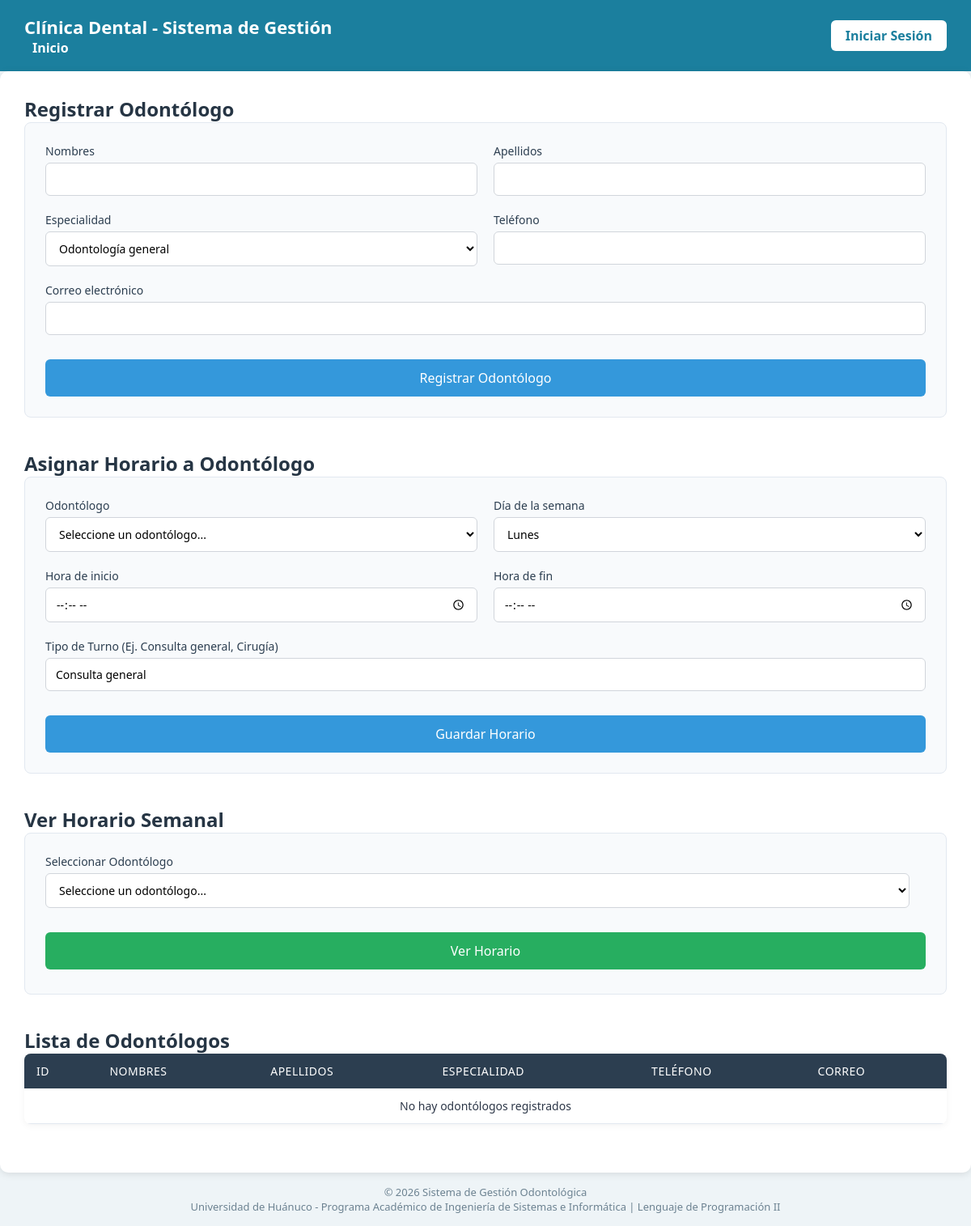
The page /vistas/odontologo.php on the database as committed earlier.
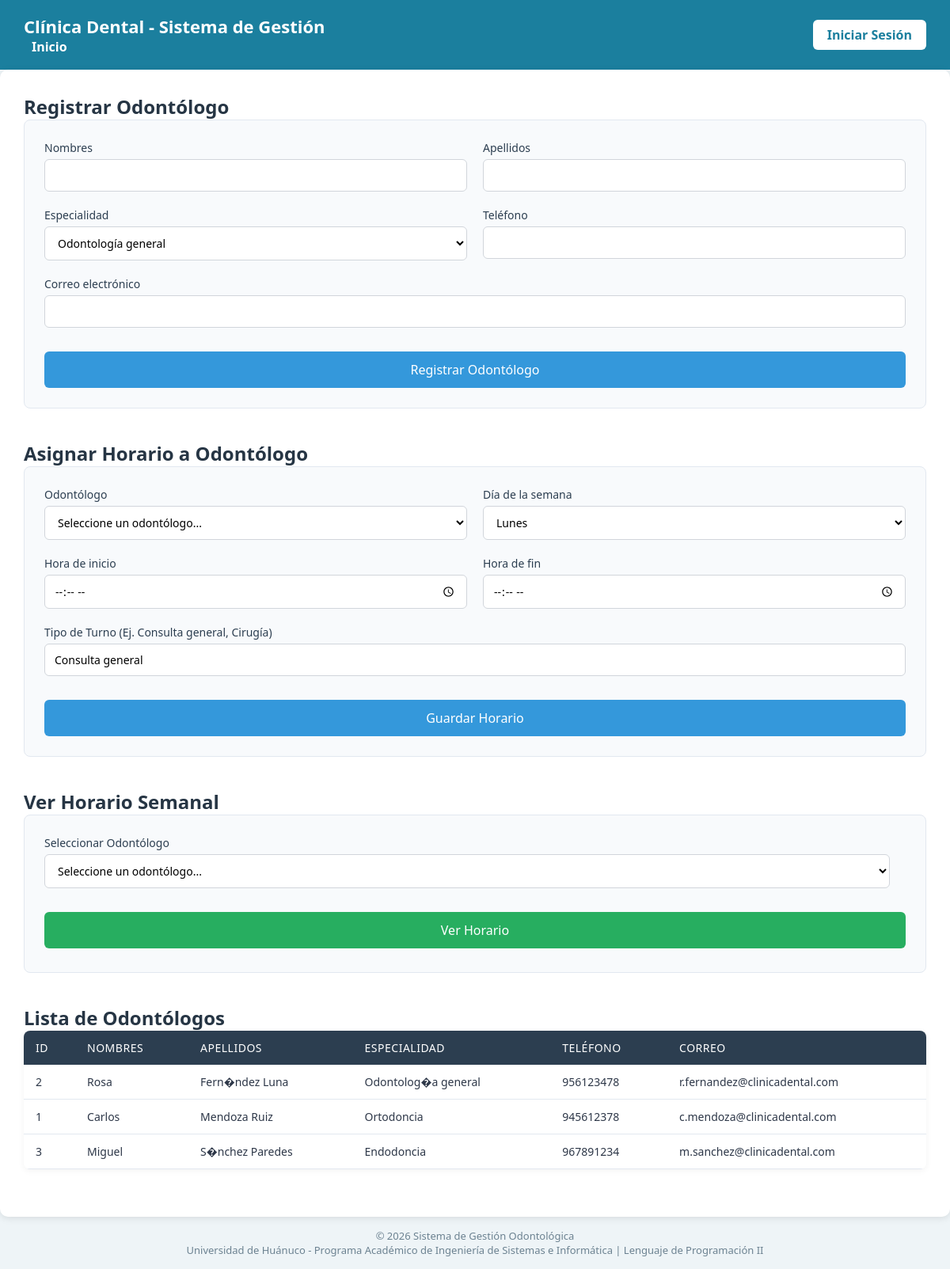
The same page on the database as committed later.
### tables this page shows
CREATE TABLE odontologo (
    id_odontologo INT AUTO_INCREMENT PRIMARY KEY,
    nombres VARCHAR(80) NOT NULL,
    apellidos VARCHAR(80) NOT NULL,
    especialidad VARCHAR(80),
    telefono VARCHAR(20),
    correo VARCHAR(100)
);

### php/clases/Odontologo.php (called while the page is built, shortened)
<?php
require_once __DIR__ . '/../config/conexion.php';
class Odontologo {
    private $conexion;
    public function __construct() {
        $con = new Conexion();
        $this->conexion = $con->conectar();
    }
    public function listarOdontologos() {
        $sql = "SELECT * FROM odontologo ORDER BY apellidos ASC";
        $stmt = $this->conexion->prepare($sql);
        $stmt->execute();
        return $stmt->fetchAll();
    }
}

### php/config/conexion.php (called while the page is built, shortened)
<?php
class Conexion {
    private $host = "localhost";
    private $nombre_bd = "clinica_dental";
    private $usuario = "root";
    private $password = "";
    private $charset = "utf8mb4";
    public function conectar() {
        $dsn = "mysql:host={$this->host};dbname={$this->nombre_bd};charset={$this->charset}";
        $opciones = [
            PDO::ATTR_ERRMODE            => PDO::ERRMODE_EXCEPTION,
            PDO::ATTR_DEFAULT_FETCH_MODE => PDO::FETCH_ASSOC,
            PDO::ATTR_EMULATE_PREPARES   => false,
        ];
        try {
            $this->pdo = new PDO($dsn, $this->usuario, $this->password, $opciones);
            return $this->pdo;
        } catch (PDOException $e) {
            die("Error de conexión a la base de datos: " . $e->getMessage());
        }
    }
}

### vistas/odontologo.php (the view, shortened to what the changed rows need)
<?php
require_once __DIR__ . '/../php/clases/Odontologo.php';
$odontologo = new Odontologo();
$odontologos = $odontologo->listarOdontologos();
?>
<!DOCTYPE html>
<html lang="es">
<head>
    <link rel="stylesheet" href="../css/base.css">
    <link rel="stylesheet" href="../css/odontologos.css">
    <link rel="stylesheet" href="../css/horario.css">
</head>
<body>
    <?php include 'incluir/header.php'; ?>
    <main>
        <h2>Registrar Odontólogo</h2>
       <h2>Asignar Horario a Odontólogo</h2>
        <h2>Ver Horario Semanal</h2>
        <h2>Lista de Odontólogos</h2>
        <table>
            <thead>
                <tr>
                    <th>ID</th>
                    <th>Nombres</th>
                    <th>Apellidos</th>
                    <th>Especialidad</th>
                    <th>Teléfono</th>
                    <th>Correo</th>
                </tr>
            </thead>
            <tbody>
                <?php if (empty($odontologos)): ?>
                    <tr>
                        <td colspan="6" style="text-align: center;">No hay odontólogos registrados</td>
                    </tr>
                <?php else: ?>
                    <?php foreach ($odontologos as $odo): ?>
                        <tr>
                            <td><?php echo htmlspecialchars($odo['id_odontologo']); ?></td>
                            <td><?php echo htmlspecialchars($odo['nombres']); ?></td>
                            <td><?php echo htmlspecialchars($odo['apellidos']); ?></td>
                            <td><?php echo htmlspecialchars($odo['especialidad']); ?></td>
                            <td><?php echo htmlspecialchars($odo['telefono']); ?></td>
                            <td><?php echo htmlspecialchars($odo['correo']); ?></td>
                        </tr>
                    <?php endforeach; ?>
                <?php endif; ?>
            </tbody>
        </table>
    </main>
</body>
</html>

Rows that differ between the two databases and show on the page:
added odontologo: id_odontologo "2", nombres "Rosa", apellidos "Fern�ndez Luna", especialidad "Odontolog�a general", telefono "956123478", correo "r.fernandez@clinicadental.com"
added odontologo: id_odontologo "1", nombres "Carlos", apellidos "Mendoza Ruiz", especialidad "Ortodoncia", telefono "945612378", correo "c.mendoza@clinicadental.com"
added odontologo: id_odontologo "3", nombres "Miguel", apellidos "S�nchez Paredes", especialidad "Endodoncia", telefono "967891234", correo "m.sanchez@clinicadental.com"
Other text that changed with them:
text no longer shown: "No hay odontólogos registrados"
